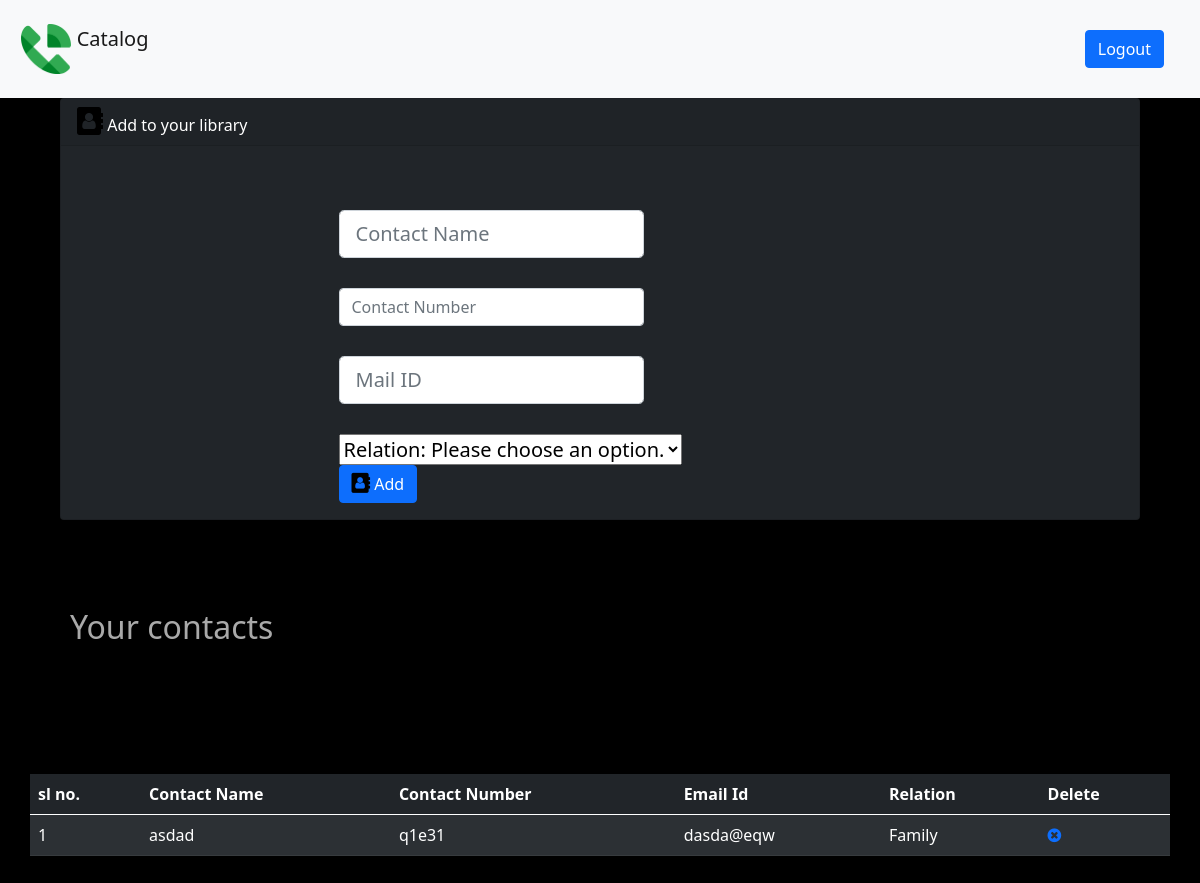
/home (signed in), run on the app's committed database.
### app.py (models this page shows)
class Dire(db.Model):
    id=db.Column(db.Integer, primary_key=True)
    username=db.Column(db.Integer,db.ForeignKey('user.id'))
    name=db.Column(db.String(300),nullable=False)
    number=db.Column(db.String(300),nullable=False)
    email=db.Column(db.String(300),nullable=False)
    relation=db.Column(db.String(200),nullable=False)

### app.py (the view)
@app.route("/home")
def home1():
    if not current_user.is_authenticated:
        return redirect('/login')
    else:
        dir= Dire.query.filter_by(creator=current_user)
        return render_template('main.html', dir=dir)

### app.py (called while the page is built)
@login_manager.user_loader
def load_user(user_id):
    return User.query.get(int(user_id))

### templates/main.html (shortened to what this page needs)
<!DOCTYPE html>
<html lang="en">
<head>
    <link href="https://cdn.jsdelivr.net/npm/bootstrap@5.0.1/dist/css/bootstrap.min.css" rel="stylesheet">
    <link rel="stylesheet" href="https://cdnjs.cloudflare.com/ajax/libs/font-awesome/4.7.0/css/font-awesome.min.css">
  </head>
<body>
  <div class="topnav" style="width: 100%; padding: 0;">
    <nav class="navbar navbar-light bg-light">
      <p class="mt-3"><a class="navbar-brand" href="#" style="padding-left:15%;">
        <img src="{{ url_for('static', filename='logo.png')}}" width="50" height="50" class="d-inline-block align-top" alt="">
        Catalog
      </a></p>
      <p class="topnav-right mt-3" style="padding-right: 3%;">
      <a href="/logout">
          <button type="button" class="btn btn-primary" style="float:right" align=r>Logout</button>
          </a></p>
    </nav>
  </div>
  <div class="card text-white bg-dark mb-3" style="margin:0% 5% 0 5%; background-color: linear-gradient(#eecda3, #ef629f) ;" >
    <div class="card-header">
        <i class="fa fa-address-book" style="font-size:28px;color:black"></i>
      Add to your library
    </div>
    <div class="card-body">
      <blockquote class="blockquote mb-0">
        <div class="container mt-5" style="padding:0 25% 0 25%;">
            <div class="section">
            <form method="post" action="/create-dir">
              <div class="col-7">
                <div class="form-group input-group-lg">
            <input type="text" id="name" name="name" class="form-control" placeholder="Contact Name" required>
                </div>
              </div><br>
              <div class="col-7"
              <div class="form-group input-group-lg">
            <input type="tel" id="number" name="number" class="form-control" placeholder="Contact Number" required>
            </div><br>
              <div class="col-7">
                <div class="form-group input-group-lg">
            <input type="email" id="email" name="email" class="form-control" placeholder="Mail ID" >
                </div><br>
                <div class="col-4";">
                  <div class="form-group">
            <select name="relation" id="relation" required>
                <option value="">Relation: Please choose an option.</option>
            </select>
            </div>
            </div>
            <div class="col-10">
              <div class="form-group" >
                <button type="submit" class="btn btn-primary">
                  <i class="fa fa-address-book" style="font-size:20px;color:black"></i>
                  Add</button>
              </div>
              </div>
            </div>
            </div>
            </div>
          </div>
        </div>
  <br>
  <br>
  <br>
  <h2 style="color: darkgray; margin-left: 70px;">Your contacts</h2>
    <div class="section">
      <div class="container" style="padding: 10% 0 10% 0;">
      <table class="table table-striped table-dark">
  <thead>
    <tr>
      <th scope="col">sl no.</th>
      <th scope="col">Contact Name</th>
      <th scope="col">Contact Number</th>
      <th scope="col">Email Id</th>
      <th scope="col">Relation</th>
      <th scope="col">Delete</th>
    </tr>
  </thead>
  <tbody>
    {% for dir in dir%}
    <tr>
      <td>{{loop.index}}</td>
      <td>{{dir.name}}</td>
      <td>{{dir.number}}</td>
      <td>{{dir.email}}</td>
      <td>{{dir.relation}}</td>
      <td><a href='/delete-dir/{{dir.id}}'><i class="fa fa-times-circle"></i></a></td>
    </tr>
    {% endfor %}
  </tbody>
</table>
</div>
    </div>
</body>
</html>

### templates/main.html (style rules this page uses)
body { background-color:black; }

### data on the page
Dire: name "asdad", number "q1e31", email "dasda@eqw", relation "Family"
